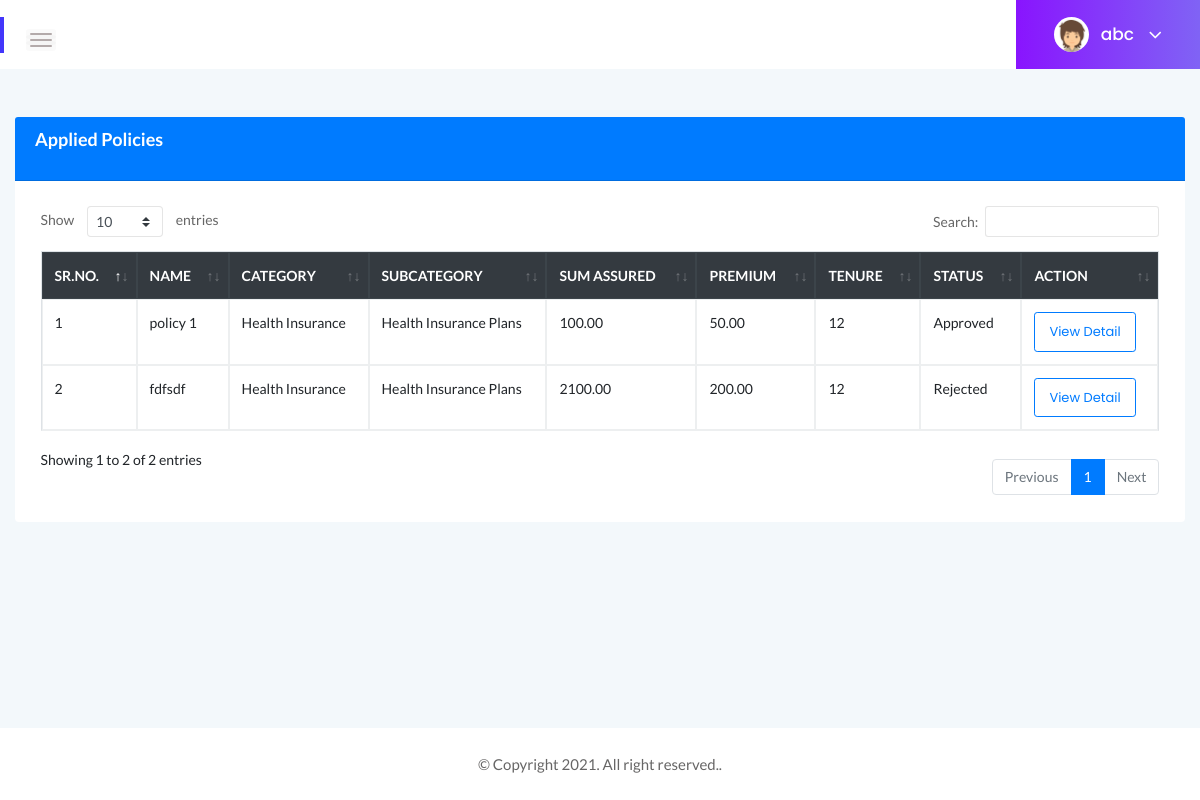
The page /user/applied.php (signed in) on the database its author committed.
### tables this page shows
CREATE TABLE `policies` (
  `policy_id` int(11) NOT NULL,
  `policy_name` varchar(150) NOT NULL,
  `category_id` int(11) NOT NULL,
  `subcategory_id` int(11) NOT NULL,
  `sum_assured` decimal(12,2) NOT NULL,
  `premium` decimal(12,2) NOT NULL,
  `tenure` int(11) NOT NULL
);

CREATE TABLE `categories` (
  `category_id` int(11) NOT NULL,
  `category_name` varchar(100) NOT NULL
);

CREATE TABLE `subcategories` (
  `subcategory_id` int(11) NOT NULL,
  `category_id` int(11) NOT NULL,
  `subcategory_name` varchar(100) NOT NULL
);

CREATE TABLE `customer_policies` (
  `customer_policy_id` int(11) NOT NULL,
  `customer_id` int(11) NOT NULL,
  `policy_id` int(11) NOT NULL,
  `status` varchar(30) NOT NULL,
  `applied_date` datetime DEFAULT NULL,
  `remark` varchar(100) DEFAULT NULL
);

### user/applied.php (the view, shortened to what this page needs)
<?php include "header.php";?>
<div class="main-content-inner">
    <div class="row mt-5">
        <div class="col-xl-12">
            <div class="card">
                <div class="card-header bg-primary  d-flex">
                    <h4 class="header-title  text-white">Applied Policies</h4>
                </div>
                <div class="card-body">
                    <div class="">
                        <div class="table-responsive">
                            <table class="table table-bordered" id="dtable">
                                <thead class="text-uppercase bg-dark text-white">
                                    <tr>
                                        <th scope="col">Sr.No.</th>
                                        <th scope="col">Name</th>
                                        <th scope="col">Category</th>
                                        <th scope="col">SubCategory</th>
                                        <th scope="col">Sum Assured</th>
                                        <th scope="col">Premium</th>
                                        <th scope="col">Tenure</th>
                                        <th scope="col">Status</th>
                                        <th scope="col">Action</th>
                                    </tr>
                                </thead>
                                <tbody id="tbody">
                                    <?php
$con = mysqli_connect(db_host, db_user, db_password, db_name);
$customer_id=$_SESSION['customer_id'];
$sql = "SELECT policies.*,subcategories.subcategory_name,categories.category_name,customer_policies.status,customer_policies.customer_policy_id FROM policies
inner join customer_policies on policies.policy_id=customer_policies.policy_id
inner join subcategories on policies.subcategory_id=subcategories.subcategory_id
inner join categories on subcategories.category_id=categories.category_id WHERE customer_policies.customer_id=".$customer_id ;
$records = mysqli_query($con, $sql);
$i=0;
while ($row = mysqli_fetch_assoc($records)) {
$i++;
        echo '<tr>
        <td>' . $i . '</td>
        <td>' . $row["policy_name"] . '</td>
        <td>' . $row["category_name"] . '</td>
        <td>' . $row["subcategory_name"] . '</td>
        <td>' . $row["sum_assured"] . '</td>
        <td>' . $row["premium"] . '</td>
        <td>' . $row["tenure"] . '</td>
        <td>' . $row["status"] . '</td>
    <td><a href="policydetail.php?id=' . $row["customer_policy_id"] . '" id="btnView" class="btn btn-sm btn-outline-primary" value="View"
    >View Detail </a></td>
      </tr>';
}
?>
                                </tbody>
                            </table>
                        </div>
                    </div>
                </div>
            </div>
        </div>
    </div>
</div>
<?php include "footer.php";?>

### user/header.php (shortened to what this page needs)
<!doctype html>
<html class="no-js" lang="en">
<head>
    <link rel="stylesheet" href="../assets/css/bootstrap.min.css">
    <link rel="stylesheet" href="../assets/css/font-awesome.min.css">
    <link rel="stylesheet" href="../assets/css/themify-icons.css">
    <link rel="stylesheet" href="../assets/css/metisMenu.css">
    <link rel="stylesheet" href="../assets/css/owl.carousel.min.css">
    <link rel="stylesheet" href="../assets/css/slicknav.min.css">
    <link rel="stylesheet" type="text/css" href="../assets/css/datatables.min.css" />
    <link rel="stylesheet" href="../assets/css/typography.css">
    <link rel="stylesheet" href="../assets/css/default-css.css">
    <link rel="stylesheet" href="../assets/css/styles.css">
    <link rel="stylesheet" href="../assets/css/responsive.css">
</head>
<body>
    <div class="page-container">
          <div class="main-content">
<div class="page-title-area">
    <div class="row align-items-center">
    <div class="col-md-6 col-sm-8 clearfix">
                        <div class="nav-btn pull-left">
                            <span></span>
                            <span></span>
                            <span></span>
                        </div>
                    </div>
        <div class="col-sm-6 clearfix">
            <div class="user-profile pull-right">
                <img class="avatar user-thumb" src="../assets/images/author/avatar.png" alt="avatar">
                <h4 class="user-name dropdown-toggle" data-toggle="dropdown"><?php echo $_SESSION['first_name'];?> <i class="fa fa-angle-down"></i></h4>
            </div>
        </div>
    </div>
</div>

### user/footer.php (shortened to what this page needs)
</div>
   <footer>
       <div class="footer-area">
           <p>© Copyright 2021. All right reserved..</p>
       </div>
   </footer>
   </div>
   </body>
   </html>

### assets/css/styles.css (style rules this page uses)
.page-container { width: 100%; height: 100%; min-height: 100vh; padding-left: 280px; -webkit-transition: padding-left 0.3s ease 0s; transition: padding-left 0.3s ease 0s; }
.sbar_collapsed.page-container { padding-left: 0; }
.card { border: none; border-radius: 4px; background-color: #fff; -webkit-transition: all 0.3s ease 0s; transition: all 0.3s ease 0s; }
.card-body { padding: 25.6px; padding: 1.6rem; }
.main-content { width: 100%; background: #F3F8FB; }
.main-content-inner { padding: 0 30px 50px; }
.nav-btn { margin: 10px 30px 0 0; cursor: pointer; }
.nav-btn span { display: block; width: 22px; height: 2px; background: #b3aaaa; margin: 4px 0; border-radius: 15px; -webkit-transition: all 0.3s ease 0s; transition: all 0.3s ease 0s; box-shadow: 0 0 0 4px rgba(99, 96, 96, 0.03); }
.nav-btn span:nth-child(2) { opacity: 0; }
.nav-btn span:first-child { -webkit-transform: rotate(45deg)translate(5px, 5px); transform: rotate(45deg)translate(5px, 5px); }
.nav-btn span:last-child { -webkit-transform: rotate(-45deg)translate(3px, -3px); transform: rotate(-45deg)translate(3px, -3px); }
.sbar_collapsed .nav-btn span { transform: none; opacity: 1; }
.page-title-area { padding: 0 30px; background: #fff; position: relative; }
.page-title-area:before { content: ''; position: absolute; left: 0; top: 50%; width: 4px; height: 36px; background: var(--primary-color); -webkit-transform: translateY(-50%); transform: translateY(-50%); }
.user-profile { margin-right: -30px; display: -webkit-box; display: -ms-flexbox; display: flex; -webkit-box-align: center; -ms-flex-align: center; align-items: center; -ms-flex-wrap: wrap; flex-wrap: wrap; background: -webkit-linear-gradient(left, #8914fe 0%, #8063f5 100%); background: linear-gradient(to right, #8914fe 0%, #8063f5 100%); padding: 17px 38px; position: relative; }
.user-profile img.avatar { height: 35px; width: 35px; border-radius: 50%; margin-right: 12px; }
.user-name { font-size: 17px; font-weight: 500; color: #fff; letter-spacing: 0; cursor: pointer; -webkit-user-select: none; -moz-user-select: none; -ms-user-select: none; user-select: none; }
.user-name i { margin-left: 10px; font-size: 21px; vertical-align: middle; position: relative; }
.notification-area .dropdown-toggle, .user-name.dropdown-toggle { position: relative; }
.notification-area .dropdown-toggle:after, .user-name.dropdown-toggle:after { display: none; }
.header-title { font-family: 'Lato', sans-serif; font-size: 18px; font-weight: 600; letter-spacing: 0; color: #333; text-transform: capitalize; margin-bottom: 17px; }
.footer-area { text-align: center; padding: 23px 0 19px; background: #fff; }
.footer-area p { color: #676666; margin-bottom: 0; }
.btn { padding: 11px 17px; font-size: 13px; letter-spacing: 0; }
.btn-sm { padding: 9px 14px; }
table tr th { border-bottom: none; }
table tr th, table tr td { border-top: 1px solid rgba(120, 130, 140, 0.13) !important; }
.table-bordered td, .table-bordered th { border: 1px solid rgba(120, 130, 140, 0.13) !important; }
table.dataTable.no-footer { border-bottom: 1px solid rgba(120, 130, 140, 0.13) !important; }
table.dataTable thead th, table.dataTable thead td { border-bottom-color: transparent; }

### rows shown on the page
policies: policy_name "policy 1", category.category_name "Health Insurance", subcategory.subcategory_name "Health Insurance Plans", sum_assured "100.00", premium "50.00", tenure "12", customer_policies.status "Approved"
policies: policy_name "fdfsdf", category.category_name "Health Insurance", subcategory.subcategory_name "Health Insurance Plans", sum_assured "2100.00", premium "200.00", tenure "12", customer_policies.status "Rejected"

### other values the page prints
$_SESSION['first_name'] "abc"
